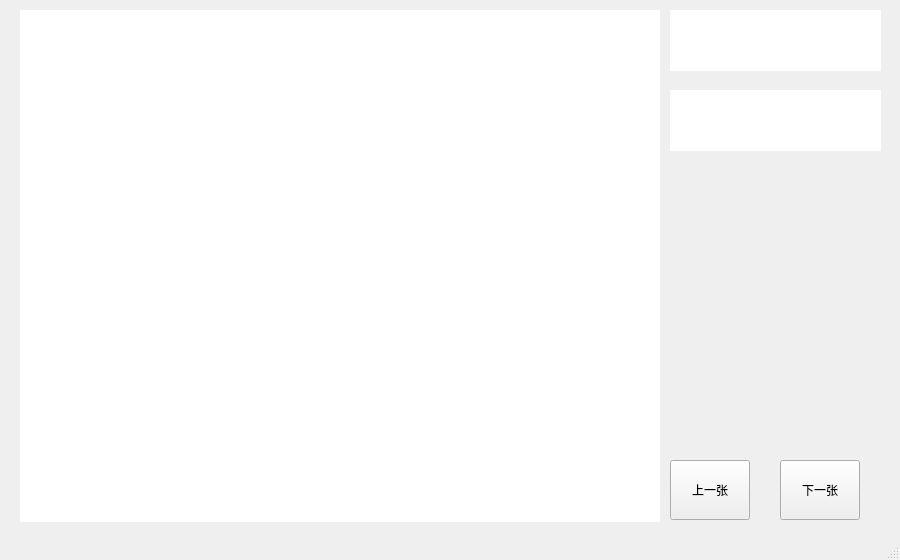
<?xml version="1.0" encoding="UTF-8"?>
<ui version="4.0">
 <class>MainWindow</class>
 <widget class="QMainWindow" name="MainWindow">
  <property name="geometry">
   <rect>
    <x>0</x>
    <y>0</y>
    <width>900</width>
    <height>560</height>
   </rect>
  </property>
  <property name="maximumSize">
   <size>
    <width>900</width>
    <height>560</height>
   </size>
  </property>
  <property name="font">
   <font>
    <pointsize>9</pointsize>
   </font>
  </property>
  <property name="windowTitle">
   <string>异常浏览</string>
  </property>
  <widget class="QWidget" name="centralwidget">
   <widget class="QLabel" name="label_1">
    <property name="geometry">
     <rect>
      <x>20</x>
      <y>10</y>
      <width>640</width>
      <height>512</height>
     </rect>
    </property>
    <property name="styleSheet">
     <string notr="true">background-color: rgba(255, 255, 255, 255);</string>
    </property>
    <property name="text">
     <string/>
    </property>
   </widget>
   <widget class="QLabel" name="label_3">
    <property name="geometry">
     <rect>
      <x>670</x>
      <y>90</y>
      <width>211</width>
      <height>61</height>
     </rect>
    </property>
    <property name="styleSheet">
     <string notr="true">background-color: rgba(255, 255, 255, 255);</string>
    </property>
    <property name="text">
     <string/>
    </property>
   </widget>
   <widget class="QPushButton" name="pushButton_2">
    <property name="geometry">
     <rect>
      <x>780</x>
      <y>460</y>
      <width>80</width>
      <height>60</height>
     </rect>
    </property>
    <property name="text">
     <string>下一张</string>
    </property>
   </widget>
   <widget class="QLabel" name="label_2">
    <property name="geometry">
     <rect>
      <x>670</x>
      <y>10</y>
      <width>211</width>
      <height>61</height>
     </rect>
    </property>
    <property name="styleSheet">
     <string notr="true">background-color: rgba(255, 255, 255, 255);</string>
    </property>
    <property name="text">
     <string/>
    </property>
   </widget>
   <widget class="QPushButton" name="pushButton_1">
    <property name="geometry">
     <rect>
      <x>670</x>
      <y>460</y>
      <width>80</width>
      <height>60</height>
     </rect>
    </property>
    <property name="text">
     <string>上一张</string>
    </property>
   </widget>
  </widget>
  <widget class="QStatusBar" name="statusbar"/>
  <action name="action_3">
   <property name="text">
    <string>模式设置</string>
   </property>
  </action>
  <action name="action_4">
   <property name="text">
    <string>参数设置</string>
   </property>
  </action>
  <action name="action_1">
   <property name="text">
    <string>系统配置</string>
   </property>
  </action>
  <action name="action_2">
   <property name="text">
    <string>123</string>
   </property>
  </action>
 </widget>
 <resources/>
 <connections/>
</ui>
